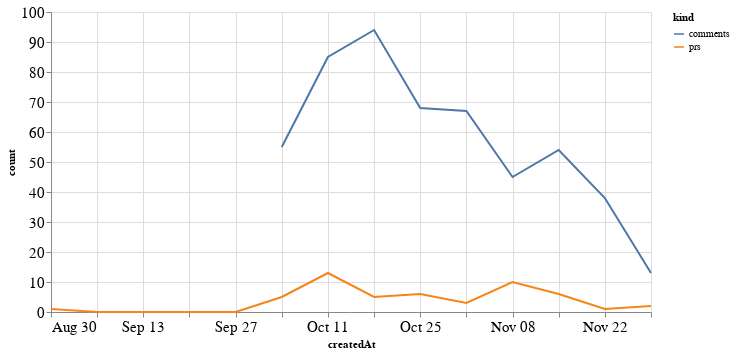

Notebook source saved alongside this figure:
### Code cell
alt.Chart(total_time, width=600).mark_line().encode(
    x='createdAt',
    y='count',
    color='kind'
)

### Figure 1 — Vega-Lite specification as saved in the notebook (floating-point values rounded to 4 significant figures)
{"config": {"axisLeft": {"labelFontSize": 15}, "axisBottom": {"labelFontSize": 15}}, "data": {"name": "data-57cb40032920b09a98bd0a1b5393a812"}, "mark": "line", "encoding": {"color": {"type": "nominal", "field": "kind"}, "x": {"type": "temporal", "field": "createdAt"}, "y": {"type": "quantitative", "field": "count"}}, "width": 600, "$schema": "https://vega.github.io/schema/vega-lite/v4.8.1.json", "datasets": {"data-57cb40032920b09a98bd0a1b5393a812": [{"createdAt": "2020-08-30T00:00:00", "kind": "prs", "count": 1.0}, {"createdAt": "2020-09-06T00:00:00", "kind": "prs", "count": 0.0}, {"createdAt": "2020-09-13T00:00:00", "kind": "prs", "count": 0.0}, {"createdAt": "2020-09-20T00:00:00", "kind": "prs", "count": 0.0}, {"createdAt": "2020-09-27T00:00:00", "kind": "prs", "count": 0.0}, {"createdAt": "2020-10-04T00:00:00", "kind": "prs", "count": 5.0}, {"createdAt": "2020-10-11T00:00:00", "kind": "prs", "count": 13.0}, {"createdAt": "2020-10-18T00:00:00", "kind": "prs", "count": 5.0}, {"createdAt": "2020-10-25T00:00:00", "kind": "prs", "count": 6.0}, {"createdAt": "2020-11-01T00:00:00", "kind": "prs", "count": 3.0}, {"createdAt": "2020-11-08T00:00:00", "kind": "prs", "count": 10.0}, {"createdAt": "2020-11-15T00:00:00", "kind": "prs", "count": 6.0}, {"createdAt": "2020-11-22T00:00:00", "kind": "prs", "count": 1.0}, {"createdAt": "2020-11-29T00:00:00", "kind": "prs", "count": 2.0}, {"createdAt": "2020-08-30T00:00:00", "kind": "comments", "count": null}, {"createdAt": "2020-09-06T00:00:00", "kind": "comments", "count": null}, {"createdAt": "2020-09-13T00:00:00", "kind": "comments", "count": null}, {"createdAt": "2020-09-20T00:00:00", "kind": "comments", "count": null}, {"createdAt": "2020-09-27T00:00:00", "kind": "comments", "count": null}, {"createdAt": "2020-10-04T00:00:00", "kind": "comments", "count": 55.0}, {"createdAt": "2020-10-11T00:00:00", "kind": "comments", "count": 85.0}, {"createdAt": "2020-10-18T00:00:00", "kind": "comments", "count": 94.0}, {"createdAt": "2020-10-25T00:00:00", "kind": "comments", "count": 68.0}, {"createdAt": "2020-11-01T00:00:00", "kind": "comments", "count": 67.0}, {"createdAt": "2020-11-08T00:00:00", "kind": "comments", "count": 45.0}, {"createdAt": "2020-11-15T00:00:00", "kind": "comments", "count": 54.0}, {"createdAt": "2020-11-22T00:00:00", "kind": "comments", "count": 38.0}, {"createdAt": "2020-11-29T00:00:00", "kind": "comments", "count": 13.0}]}}
